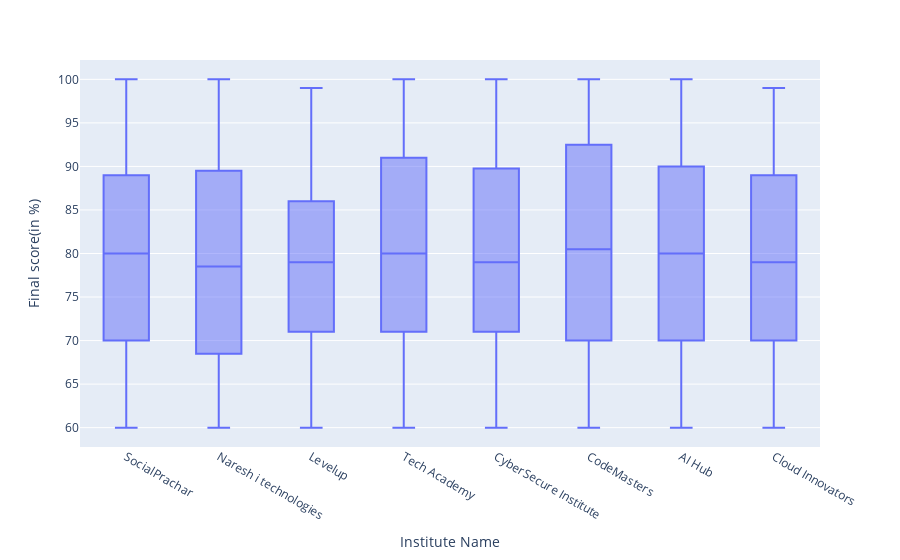

The notebook cell this image was saved under:
### Markdown cell above
Insights from "Students Performance" Box Plot

Final Score and Attendance Have High Consistency
Both Attendance (%) and Final Score (%) have less variability (shorter whiskers), meaning most students perform similarly in these categories. This suggests that students who attend regularly tend to have more consistent final scores.

Mock Test Scores Show High Variability
The Mock Test category has a wide range, indicating that students' performances vary greatly. Some students score very high, while others perform poorly, suggesting different levels of preparation or understanding.

Assignments and Projects Submitted Have Outliers
Assignments Submitted show an outlier, meaning some students submitted significantly more or fewer assignments than the majority. A few students might be excelling in assignments while others struggle to keep up.

Duration and Age Show Minimal Impact
Duration of study and Age have tight distributions, meaning they don’t vary significantly among students. This suggests that age and duration of the course do not have a direct impact on student performance.

### Code cell
px.box(raw, x="Institute Name", y="Final score(in %)")

### Figure 1 — Plotly figure (JSON) as saved in the notebook; plotly's stock layout.template omitted (floating-point values rounded to 4 significant figures; data arrays with more than 128 entries replaced by an {"elided": "..."} marker saying what was removed)
{"data": [{"alignmentgroup": "True", "hovertemplate": "Institute Name=%{x}<br>Final score(in %)=%{y}<extra></extra>", "legendgroup": "", "marker": {"color": "#636efa"}, "name": "", "notched": false, "offsetgroup": "", "orientation": "v", "showlegend": false, "type": "box", "x": {"elided": "1000 str values"}, "x0": " ", "xaxis": "x", "y": {"elided": "1000 int values"}, "y0": " ", "yaxis": "y"}], "layout": {"autosize": true, "boxmode": "group", "legend": {"tracegroupgap": 0}, "margin": {"t": 60}, "xaxis": {"anchor": "y", "autorange": true, "domain": [0, 1], "range": [-0.5, 7.5], "title": {"text": "Institute Name"}, "type": "category"}, "yaxis": {"anchor": "x", "autorange": true, "domain": [0, 1], "range": [57.78, 102.2], "title": {"text": "Final score(in %)"}, "type": "linear"}}}
